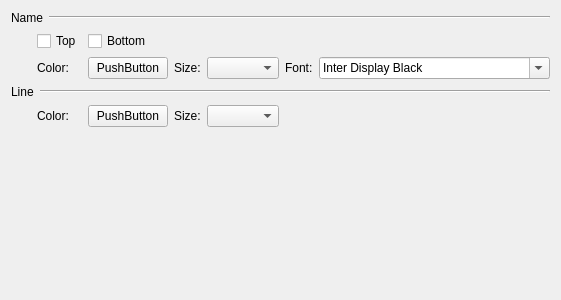
<?xml version="1.0" encoding="UTF-8"?>
<ui version="4.0">
 <class>CX2DSeismicLineVisPage</class>
 <widget class="QWidget" name="CX2DSeismicLineVisPage">
  <property name="geometry">
   <rect>
    <x>0</x>
    <y>0</y>
    <width>532</width>
    <height>300</height>
   </rect>
  </property>
  <layout class="QGridLayout" name="gridLayout">
   <item row="1" column="0">
    <widget class="QLabel" name="label_empty">
     <property name="sizePolicy">
      <sizepolicy hsizetype="Fixed" vsizetype="Preferred">
       <horstretch>0</horstretch>
       <verstretch>0</verstretch>
      </sizepolicy>
     </property>
     <property name="minimumSize">
      <size>
       <width>20</width>
       <height>0</height>
      </size>
     </property>
     <property name="text">
      <string/>
     </property>
    </widget>
   </item>
   <item row="1" column="1">
    <widget class="QCheckBox" name="m_checkBoxTop">
     <property name="text">
      <string>Top</string>
     </property>
    </widget>
   </item>
   <item row="1" column="2">
    <widget class="QCheckBox" name="m_checkBoxBottom">
     <property name="text">
      <string>Bottom</string>
     </property>
    </widget>
   </item>
   <item row="3" column="1">
    <widget class="QLabel" name="label_color">
     <property name="sizePolicy">
      <sizepolicy hsizetype="Fixed" vsizetype="Preferred">
       <horstretch>0</horstretch>
       <verstretch>0</verstretch>
      </sizepolicy>
     </property>
     <property name="text">
      <string>Color:</string>
     </property>
    </widget>
   </item>
   <item row="3" column="3">
    <widget class="QLabel" name="label_name_size">
     <property name="sizePolicy">
      <sizepolicy hsizetype="Fixed" vsizetype="Preferred">
       <horstretch>0</horstretch>
       <verstretch>0</verstretch>
      </sizepolicy>
     </property>
     <property name="text">
      <string>Size:</string>
     </property>
    </widget>
   </item>
   <item row="3" column="4">
    <widget class="QComboBox" name="m_cbbNameSize"/>
   </item>
   <item row="3" column="5">
    <widget class="QLabel" name="label_name_font">
     <property name="sizePolicy">
      <sizepolicy hsizetype="Fixed" vsizetype="Preferred">
       <horstretch>0</horstretch>
       <verstretch>0</verstretch>
      </sizepolicy>
     </property>
     <property name="text">
      <string>Font:</string>
     </property>
    </widget>
   </item>
   <item row="5" column="0">
    <widget class="QLabel" name="label_line_empty">
     <property name="sizePolicy">
      <sizepolicy hsizetype="Fixed" vsizetype="Preferred">
       <horstretch>0</horstretch>
       <verstretch>0</verstretch>
      </sizepolicy>
     </property>
     <property name="minimumSize">
      <size>
       <width>20</width>
       <height>0</height>
      </size>
     </property>
     <property name="text">
      <string/>
     </property>
    </widget>
   </item>
   <item row="5" column="1">
    <widget class="QLabel" name="label_line_color">
     <property name="sizePolicy">
      <sizepolicy hsizetype="Fixed" vsizetype="Preferred">
       <horstretch>0</horstretch>
       <verstretch>0</verstretch>
      </sizepolicy>
     </property>
     <property name="text">
      <string>Color:</string>
     </property>
    </widget>
   </item>
   <item row="5" column="3">
    <widget class="QLabel" name="label_line_width">
     <property name="sizePolicy">
      <sizepolicy hsizetype="Fixed" vsizetype="Preferred">
       <horstretch>0</horstretch>
       <verstretch>0</verstretch>
      </sizepolicy>
     </property>
     <property name="text">
      <string>Size:</string>
     </property>
    </widget>
   </item>
   <item row="5" column="4">
    <widget class="CXLineWidthListCombBox" name="m_cbbLineWidth"/>
   </item>
   <item row="0" column="0" colspan="7">
    <layout class="QHBoxLayout" name="horizontalLayout_name">
     <item>
      <widget class="QLabel" name="label_name">
       <property name="sizePolicy">
        <sizepolicy hsizetype="Fixed" vsizetype="Preferred">
         <horstretch>0</horstretch>
         <verstretch>0</verstretch>
        </sizepolicy>
       </property>
       <property name="text">
        <string>Name</string>
       </property>
      </widget>
     </item>
     <item>
      <widget class="Line" name="line">
       <property name="orientation">
        <enum>Qt::Horizontal</enum>
       </property>
      </widget>
     </item>
    </layout>
   </item>
   <item row="4" column="0" colspan="7">
    <layout class="QHBoxLayout" name="horizontalLayout_line">
     <item>
      <widget class="QLabel" name="label_line">
       <property name="sizePolicy">
        <sizepolicy hsizetype="Fixed" vsizetype="Preferred">
         <horstretch>0</horstretch>
         <verstretch>0</verstretch>
        </sizepolicy>
       </property>
       <property name="text">
        <string>Line</string>
       </property>
      </widget>
     </item>
     <item>
      <widget class="Line" name="line_2">
       <property name="orientation">
        <enum>Qt::Horizontal</enum>
       </property>
      </widget>
     </item>
    </layout>
   </item>
   <item row="6" column="6">
    <spacer name="verticalSpacer">
     <property name="orientation">
      <enum>Qt::Vertical</enum>
     </property>
     <property name="sizeHint" stdset="0">
      <size>
       <width>20</width>
       <height>40</height>
      </size>
     </property>
    </spacer>
   </item>
   <item row="3" column="6">
    <widget class="QFontComboBox" name="m_fontComboBox">
     <property name="currentText">
      <string>Arial</string>
     </property>
     <property name="currentIndex">
      <number>24</number>
     </property>
    </widget>
   </item>
   <item row="5" column="2">
    <widget class="CXButtonColorEdit" name="m_btnLineColor">
     <property name="text">
      <string>PushButton</string>
     </property>
    </widget>
   </item>
   <item row="3" column="2">
    <widget class="CXButtonColorEdit" name="m_btnNameColor">
     <property name="text">
      <string>PushButton</string>
     </property>
    </widget>
   </item>
  </layout>
 </widget>
 <layoutdefault spacing="6" margin="11"/>
 <customwidgets>
  <customwidget>
   <class>CXButtonColorEdit</class>
   <extends>QPushButton</extends>
   <header location="global">xbuttoncoloredit.h</header>
  </customwidget>
  <customwidget>
   <class>CXLineWidthListCombBox</class>
   <extends>QComboBox</extends>
   <header location="global">xlinecomponent.h</header>
  </customwidget>
 </customwidgets>
 <resources/>
 <connections/>
</ui>
